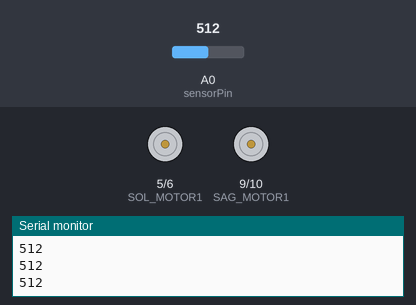
A sketch run on a simulated Arduino Uno, built with avr-gcc and run on an emulated ATmega328P. Shown: motor-driver pin pairs drawn as motors (green arrow = first pin HIGH = forward, orange = second pin HIGH = backward, longer = more drive), the last lines printed to the serial monitor. The test bench sets the inputs (shaded band); at power-on: A0 (sensorPin) = 512.

Above: at 1.2 s.
1.3 s: A0 (sensorPin) set to 266
2.8 s: A0 (sensorPin) set to 240
At 3.3 s:
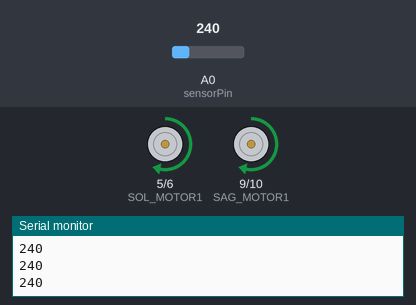
Timing chart, 0 to 5.8 s (numbered marks = the images above; inputs shaded):
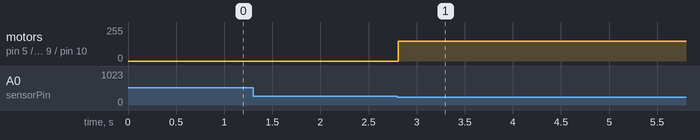

The sketch:

ders_17_cizgi_izleyen.ino
```cpp
// Motor pinlerini tanımlıyoruz
#define SOL_MOTOR1 5
#define SOL_MOTOR2 6
#define SAG_MOTOR1 9
#define SAG_MOTOR2 10

// Sensör pinimiz
int sensorPin = A0;
int deger = 0;           // Sensörden gelen değer
int esikDeger = 250;     // Siyah ve beyazı ayırmak için eşik

// ---------------- MOTOR HAREKETLERİ ----------------
void ileri() {
  analogWrite(SOL_MOTOR1, 150);
  analogWrite(SOL_MOTOR2, 0);
  analogWrite(SAG_MOTOR1, 150);
  analogWrite(SAG_MOTOR2, 0);
}

void dur() {
  analogWrite(SOL_MOTOR1, 0);
  analogWrite(SOL_MOTOR2, 0);
  analogWrite(SAG_MOTOR1, 0);
  analogWrite(SAG_MOTOR2, 0);
}
// ---------------------------------------------------

void setup() {
  // Motor pinlerini çıkış olarak ayarlıyoruz
  pinMode(SOL_MOTOR1, OUTPUT);
  pinMode(SOL_MOTOR2, OUTPUT);
  pinMode(SAG_MOTOR1, OUTPUT);
  pinMode(SAG_MOTOR2, OUTPUT);

  pinMode(sensorPin, INPUT);  // Sensör girişi
  Serial.begin(9600);         // Bilgisayara veri göndermek için
}

void loop() {
  deger = analogRead(sensorPin);  // Sensör değeri oku
  Serial.println(deger);          // Bilgisayara yazdır

  if (deger > esikDeger) {
    dur();        // Siyah çizgiyi gördüyse DUR
  } else {
    ileri();      // Beyaz zemindeyse İLERİ
  }
}
```

Measured:
- the behaviour switches between 251 and 250 on A0 (sensorPin) (found by bisection; images 0 and 1)
- after the input at 2.8 s, motor on pin 5 (SOL_MOTOR1) / pin 6 (SOL_MOTOR2), motor on pin 9 (SAG_MOTOR1) / pin 10 (SAG_MOTOR2): stopped → forward 150/255 at once
